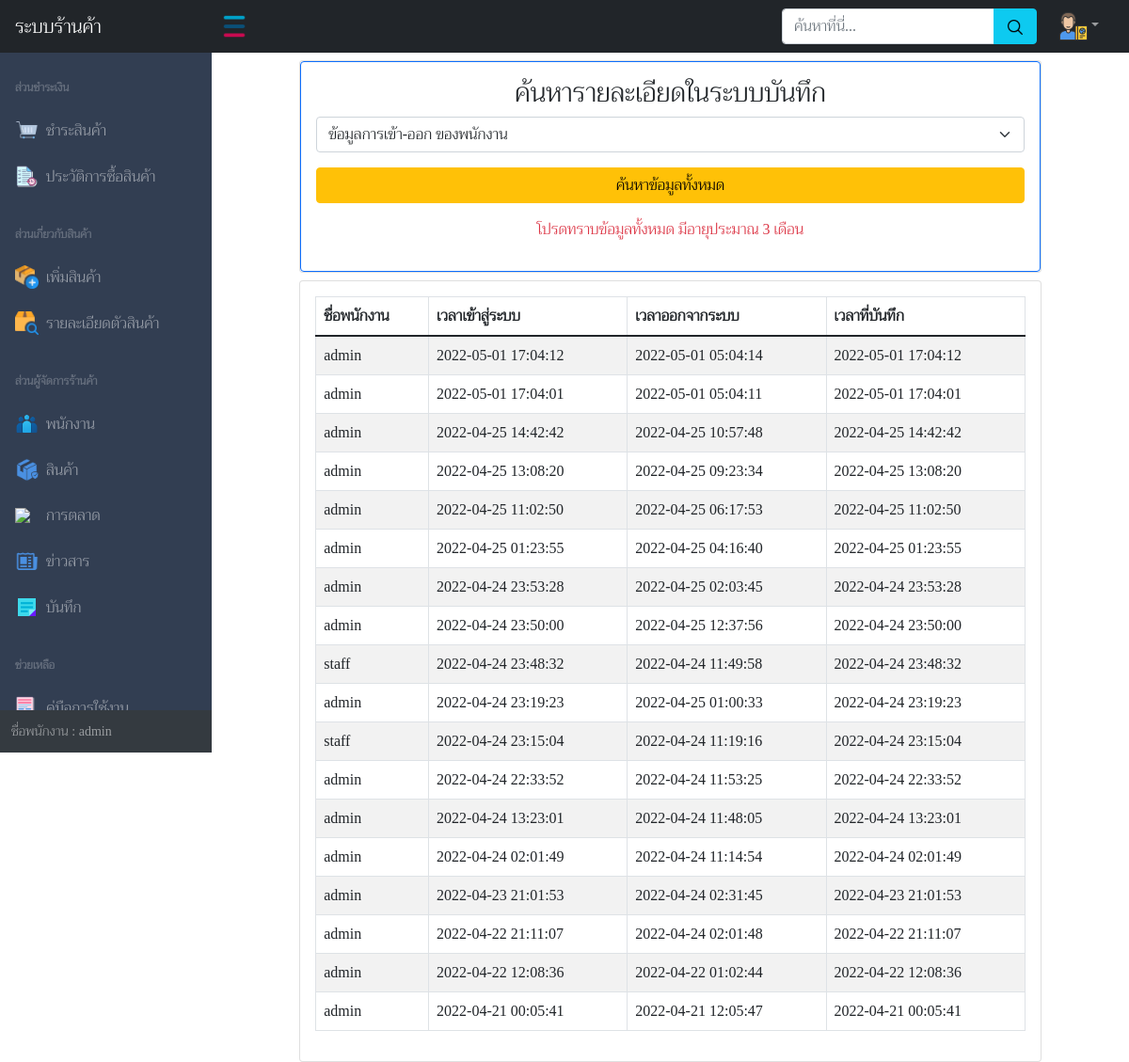
/pages/note.php (signed in), run on the app's committed database.
### tables this page shows
CREATE TABLE `note` (
  `id_note` int(11) NOT NULL,
  `id_staff` varchar(30) NOT NULL,
  `name_staff` varchar(60) NOT NULL,
  `type_note` varchar(60) NOT NULL,
  `content_note` varchar(220) NOT NULL,
  `datetime_note` datetime NOT NULL
);

### pages/note.php (the view, shortened to what this page needs)
<!DOCTYPE html>
<html lang="en">
<head>
    <?php
    include('../php_action/bootstrap.php');
    ?>
</head>
<body class="sb-nav-fixed">
    <div id="layoutSidenav_content">
        <main>
            <div class="container">
                <div class="row">
                    <div class="col-xl-1 col-lg-1 col-md-1"></div>
                    <div class="col-xl-10 col-lg-10 col-md-10">
                        <div class="card mt-2">
                            <div class="card-body border border-primary rounded">
                                <h3 class="text-center">ค้นหารายละเอียดในระบบบันทึก</h3>
                                <form action="../php_action/note.php" method="GET">
                                    <select class="form-select" name="dataselect">
                                        <?php
                                        if ($_SESSION['dataselect'] == 'login-logoutstaff') { ?>
                                            <option value="login-logoutstaff" selected>ข้อมูลการเข้า-ออก ของพนักงาน</option>
                                        <?php } else { ?>
                                            <option value="login-logoutstaff">ข้อมูลการเข้า-ออก ของพนักงาน</option>
                                        <?php } ?>
                                    </select>
                                    <button class="btn btn-warning mt-3 w-100" type="submit">ค้นหาข้อมูลทั้งหมด</button>
                                    <p class="text-center text-danger mt-3">โปรดทราบข้อมูลทั้งหมด มีอายุประมาณ 3 เดือน</p>
                                </form>
                            </div>
                        </div>
                        <div class="card mt-2">
                            <div class="card-body">
                            <div class="table-responsive">
                                <?php
                                require_once('../php_action/dbconnect.php');
                                ?>
                                <?php
                                if ($_SESSION['dataselect'] == 'login-logoutstaff' || $_SESSION['dataselect'] == null) :
                                    $sql_data = "SELECT * FROM note WHERE type_note = 'logout' ORDER BY id_note DESC";
                                ?>
                                    <table class="table table-striped table-bordered">
                                        <thead>
                                            <tr>
                                                <th scope="col">ชื่อพนักงาน</th>
                                                <th scope="col">เวลาเข้าสู่ระบบ</th>
                                                <th scope="col">เวลาออกจากระบบ</th>
                                                <th scope="col">เวลาที่บันทึก</th>
                                            </tr>
                                        </thead>
                                        <tbody>
                                            <?php
                                            $result_data = $con->query($sql_data);
                                            while ($row_data = $result_data->fetch_assoc()) {
                                                $datesum = explode("//", $row_data['content_note']);
                                            ?>
                                                <tr>
                                                    <td><?php echo $row_data['name_staff']; ?></td>
                                                    <td><?php echo $datesum[0] ?></td>
                                                    <td><?php echo $datesum[1] ?></td>
                                                    <td><?php echo $row_data['datetime_note']; ?></td>
                                                </tr>
                                            <?php } ?>
                                        </tbody>
                                    </table>
                                <?php endif ?>
                            </div>
                            </div>
                        </div>
                    </div>
                    <div class="col-xl-1 col-lg-1 col-md-1"></div>
                </div>
            </div>
        </main>
    </div>
    </div>
</body>
</html>

### php_action/bootstrap.php (shortened to what this page needs)
<link rel="stylesheet" href="../css/bootstrap.min.css">
<link rel="stylesheet" href="../css/font.css">
<link href="../css/styles.css" rel="stylesheet">
<link rel="stylesheet" href="../node_modules/sweetalert2/dist/sweetalert2.min.css">

### data on the page
note: name_staff "admin", content_note "2022-05-01 17:04:12", content_note "2022-05-01 05:04:14", datetime_note "2022-05-01 17:04:12"
note: name_staff "admin", content_note "2022-05-01 17:04:01", content_note "2022-05-01 05:04:11", datetime_note "2022-05-01 17:04:01"
note: name_staff "admin", content_note "2022-04-25 14:42:42", content_note "2022-04-25 10:57:48", datetime_note "2022-04-25 14:42:42"
note: name_staff "admin", content_note "2022-04-25 13:08:20", content_note "2022-04-25 09:23:34", datetime_note "2022-04-25 13:08:20"
note: name_staff "admin", content_note "2022-04-25 11:02:50", content_note "2022-04-25 06:17:53", datetime_note "2022-04-25 11:02:50"
note: name_staff "admin", content_note "2022-04-25 01:23:55", content_note "2022-04-25 04:16:40", datetime_note "2022-04-25 01:23:55"
note: name_staff "admin", content_note "2022-04-24 23:53:28", content_note "2022-04-25 02:03:45", datetime_note "2022-04-24 23:53:28"
note: name_staff "admin", content_note "2022-04-24 23:50:00", content_note "2022-04-25 12:37:56", datetime_note "2022-04-24 23:50:00"
note: name_staff "staff", content_note "2022-04-24 23:48:32", content_note "2022-04-24 11:49:58", datetime_note "2022-04-24 23:48:32"
note: name_staff "admin", content_note "2022-04-24 23:19:23", content_note "2022-04-25 01:00:33", datetime_note "2022-04-24 23:19:23"
note: name_staff "staff", content_note "2022-04-24 23:15:04", content_note "2022-04-24 11:19:16", datetime_note "2022-04-24 23:15:04"
note: name_staff "admin", content_note "2022-04-24 22:33:52", content_note "2022-04-24 11:53:25", datetime_note "2022-04-24 22:33:52"
note: name_staff "admin", content_note "2022-04-24 13:23:01", content_note "2022-04-24 11:48:05", datetime_note "2022-04-24 13:23:01"
note: name_staff "admin", content_note "2022-04-24 02:01:49", content_note "2022-04-24 11:14:54", datetime_note "2022-04-24 02:01:49"
note: name_staff "admin", content_note "2022-04-23 21:01:53", content_note "2022-04-24 02:31:45", datetime_note "2022-04-23 21:01:53"
note: name_staff "admin", content_note "2022-04-22 21:11:07", content_note "2022-04-24 02:01:48", datetime_note "2022-04-22 21:11:07"
note: name_staff "admin", content_note "2022-04-22 12:08:36", content_note "2022-04-22 01:02:44", datetime_note "2022-04-22 12:08:36"
note: name_staff "admin", content_note "2022-04-21 00:05:41", content_note "2022-04-21 12:05:47", datetime_note "2022-04-21 00:05:41"
